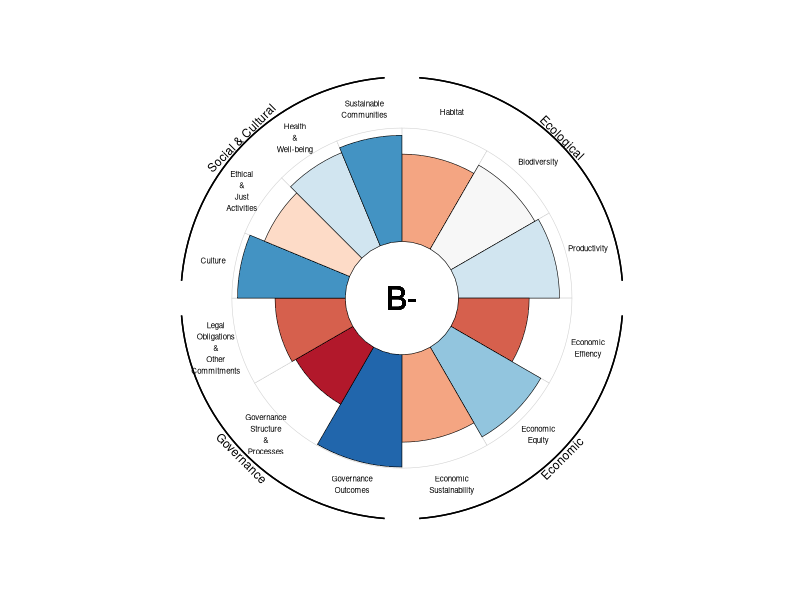
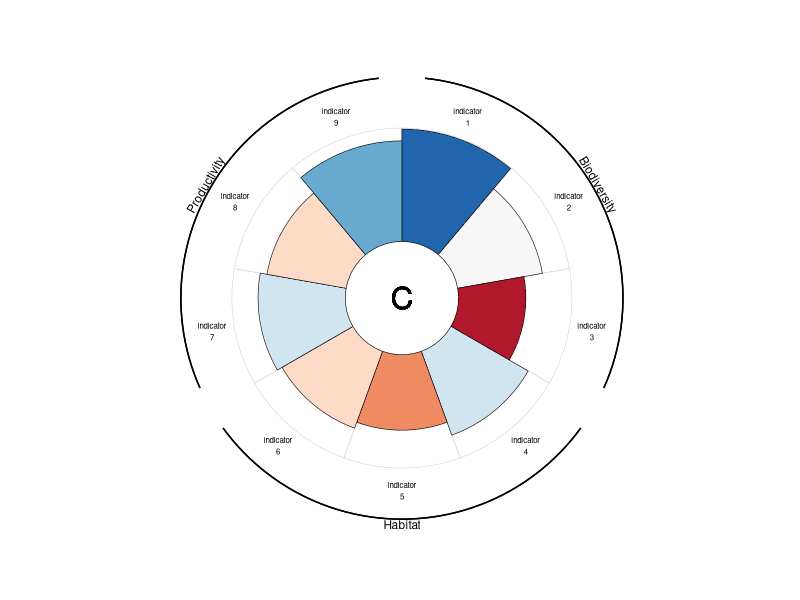

R code for these plots, in order:
require(ggplot2)
require(dplyr)

# more flexible version of the OHI flowerplots inspired by https://github.com/OHI-Science/ohicore/blob/master/R/PlotFlower.R#L331

EBM <- data.frame(grouping=rep(c("Ecological",
                                 "Economic",
                                 "Governance",
                                 "Social & Cultural"),
                               times=c(3,3,3,4)),
                  labels=c("Habitat",
                               "Biodiversity",
                               "Productivity",
                               "Economic Effiency",
                               "Economic Equity",
                               "Economic Sustainability",
                               "Governance Outcomes",
                               "Governance Structure & Processes",
                               "Legal Obligations & Other Commitments",
                               "Culture",
                               "Ethical & Just Activities",
                               "Health & Well-being",
                               "Sustainable Communities"),
                  score=runif(13,55,100)) |>
  group_by(grouping) |>
  mutate(weight=1/n()) |>
  ungroup()

grade <- function(percent){
  cutoffs=c(0, seq(60, 100, by = 10/3))
  letters=c("F", paste0(toupper(rep(letters[4:1], each = 3)), rep(c("-","","+"),4)))
  cut(percent,cutoffs,letters)
}

Ecological <- data.frame(grouping=rep(c("Habitat",
                                      "Biodiversity",
                                      "Productivity"),
                                      times=c(3,3,3)),
                         labels=paste("indicator",1:9),
                         score=runif(9,55,100)) |>
  group_by(grouping) |>
  mutate(weight=1/n()) |>
  ungroup()

flowerplot <- function(df,grouping="grouping",labels="labels",score="score",weight="weight"){
  # browser()


  ngroups <- length(unique(df[[grouping]]))
  data <- data.frame(grouping=df[[grouping]],
                   labels=df[[labels]],
                   score=df[[score]],
                   weight=df[[weight]]) |>
    mutate(pos=cumsum(weight)-weight/2,
           lettergrade=grade(.data[[score]]))

  grouped_df <- data |>
    group_by(grouping) |>
    reframe(y=150,
            n=n()) |>
    mutate(x=1:ngroups-0.5,
           angle=360-(1:ngroups-0.5)/ngroups*360,
           angle=if_else(angle>90&angle<270,
                         angle-180,
                         angle)
           )

  ggplot(data,aes(width = weight))+
    geom_bar(stat="identity",size=0.2,color='lightgrey',aes(x=pos,y=100),fill="white")+
    geom_bar(stat="identity",size=0.2,color='black',aes(x=pos,y=score,fill=grade(score)))+
    coord_polar()+
    theme(panel.grid.major = ggplot2::element_blank(),
          panel.background = ggplot2::element_blank(),
          axis.line  = ggplot2::element_blank(),
          axis.text  = ggplot2::element_blank(),
          axis.ticks = ggplot2::element_blank(),
          axis.title = ggplot2::element_blank(),
          legend.position="none")+
    scale_x_continuous(labels = data$labels,
                       breaks = data$pos)+
    scale_y_continuous(limits = c(-50,155))+
    scale_fill_brewer(palette = "RdBu")+
    geom_text(aes(label=grade(weighted.mean(score,weight))),
              x=0,
              y=-50,
              size=8)+
    geom_text(aes(label=gsub(" ","\n",labels),
                  x=pos,
                  y=120),
              size=2)+
    geom_errorbar(data=grouped_df,
                  inherit.aes=FALSE,
                  aes(x=ngroups:1-0.5,
                      ymin=rep(145,ngroups),
                      ymax=rep(145,ngroups)))+
    geom_text(data=grouped_df,
              inherit.aes = FALSE,
              aes(label=grouping,
                  x=x,
                  y=y,
                  angle=angle),
              size=3)
}

flowerplot(EBM)
flowerplot(Ecological)
